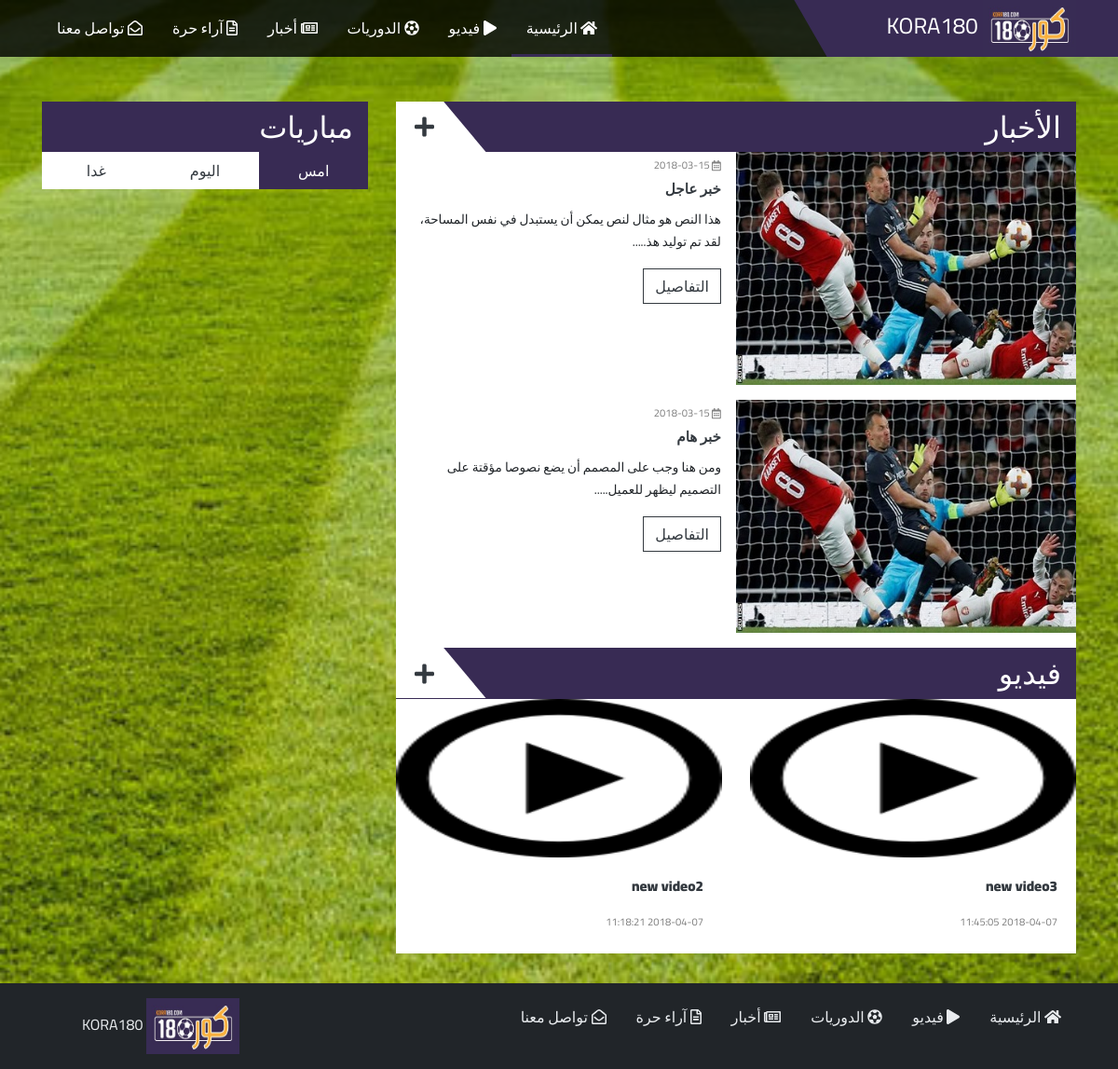
The page / on the database its author committed.
### tables this page shows
CREATE TABLE IF NOT EXISTS `news` (
  `news_id` int(10) UNSIGNED NOT NULL AUTO_INCREMENT,
  `title` varchar(100) NOT NULL,
  `publish_date` date NOT NULL,
  `img` varchar(40) NOT NULL,
  `details` text NOT NULL,
  PRIMARY KEY (`news_id`)
);

CREATE TABLE IF NOT EXISTS `videos` (
  `video_id` int(10) UNSIGNED NOT NULL AUTO_INCREMENT,
  `category_id` int(10) UNSIGNED NOT NULL,
  `video_title` varchar(150) NOT NULL,
  `video` varchar(255) NOT NULL,
  `video_date` datetime NOT NULL,
  PRIMARY KEY (`video_id`),
  UNIQUE KEY `video_title` (`video_title`),
  UNIQUE KEY `video` (`video`),
  KEY `category_id` (`category_id`)
);

### includes/query_function.php (called while the page is built, shortened)
<?php
function find_all_news($options=[]){
    global $db;
    $limit = $options['limit'] ?? false;
    $sql = "SELECT * FROM news ORDER BY publish_date DESC, news_id DESC ";
    if ($limit){
        $sql .= "LIMIT {$limit}";
    }
    $result = mysqli_query($db,$sql);
    return $result;
}
function find_all_videos($options=[]){
    global $db;
    $category_id = $options['category_id'] ?? false;
    $limit = $options['limit'] ?? false;
    $start = $options['start'] ?? false;
    $sql = "SELECT * FROM videos ";
    $sql.= "ORDER BY video_id DESC ";
    if ($limit){
        $sql .= "LIMIT {$limit}";
    }
    $result = mysqli_query($db,$sql);
    return $result;
}

### index.php (the view, shortened to what this page needs)
<?php
include ("includes/public_header.php");
?>
    <main class="mt-5">
      <div class="container">
        <div class="row">
          <div class="col-md-8">
            <section class="home-news bg-white">
              <div class="panel-title">
                <h2>الأخبار</h2>
                <a href="news.php" class="panel__more">
                  <i class="fas fa-plus"></i>
                </a>
              </div>
                <?php
                $news_set = find_all_news(['limit' =>2] );
                while($news = mysqli_fetch_assoc($news_set)) {
                    ?>
                    <article class="news">
                        <div class="row no-gutters">
                            <div class="col-md-6">
                                <a href="single-news.php?id=<?php echo htmlspecialchars(urlencode($news['news_id'])); ?>">
                                    <img class="card-img-top" src="adminpanel/img/news/<?php echo htmlspecialchars(urlencode($news['img'])); ?>" height="250px"
                                         alt="placeholder">
                                </a>
                            </div>
                            <div class="col-md-6 px-3">
                                <time class="news__date">
                                    <i class="far fa-calendar-alt"></i>
                                    <?php echo htmlspecialchars($news['publish_date']); ?>
                                </time>
                                <h3 class="news__title">
                                    <a href="#">
                                        <?php echo htmlspecialchars($news['title']); ?>
                                    </a>
                                </h3>
                                <p>
                                    <?php
                                    echo substr(htmlspecialchars($news['details']),0,120).".....";
                                    ?>
                                </p>
                                <a href="single-news.php?id=<?php echo htmlspecialchars(urlencode($news['news_id'])); ?>" class="btn btn-outline-dark">التفاصيل</a>
                            </div>
                        </div>
                    </article>
                    <?php
                }
                    ?>
            </section>
            <section class="home-videos bg-white">
              <div class="panel-title">
                <h2>فيديو</h2>
                <a href="video.php" class="panel__more">
                  <i class="fas fa-plus"></i>
                </a>
              </div>
              <div class="row">
                <?php
                $video_set = find_all_videos(['limit' =>2] );
                while($video = mysqli_fetch_assoc($video_set)) {
                    ?>
                    <div class="col-md-6">
                        <a href="single-video.php?id=<?php echo htmlspecialchars(urlencode($video['video_id'])); ?>">
                            <div class="card border-0">
                                <div class="position-relative">
                                    <img class="card-img-top" src="adminpanel/video/thumbnail/if_play-circle.png" height="170px"
                                         alt="placeholder">
                                </div>
                                <div class="card-body">
                                    <h4 class="card-title news__title"><?php echo htmlspecialchars($video['video_title']); ?></h4>
                                    <p class="card-text">
                                        <time class="news__date"><?php
                                            echo htmlspecialchars($video['video_date']); ?></time>
                                    </p>
                                </div>
                            </div>
                        </a>
                    </div>
                    <?php
                }
                    ?>
              </div>
            </section>
          </div>
            <?php
            include ('includes/matches_tabs.php');
            ?>
        </div>
      </div>
    </main>
<?php
include ("includes/public_footer.php");

### includes/public_header.php (shortened to what this page needs)
<!DOCTYPE html>
 <html dir="rtl" lang="ar" class="no-js">
<head>
    <link rel="stylesheet" href="./assets/css/main.css">
</head>
<body style="background-image: url(assets/img/bg.jpg)">
<header id="main-header">
    <div class="container">
        <div class="row">
            <div class="col-md-3 position-relative">
                <a href="index.php" class="logo">
                    <img src="./assets/img/kora.jpg" alt="kora" height="60px" width="100px"> KORA180
                </a>
            </div>
            <div class="col-md-9">
                <nav class="main-nav">
                    <ul class="nav p-0 justify-content-end flex-column flex-md-row">
                        <li class="nav-item active">
                            <a class="nav-link active" href="index.php">
                                <i class="fas fa-home"></i>
                                الرئيسية
                            </a>
                        </li>
                        <li class="nav-item">
                            <a class="nav-link" id="videos" href="video.php">
                                <i class="fas fa-play"></i>
                                فيديو
                            </a>
                        </li>
                        <li class="nav-item">
                            <a class="nav-link" id="leagues" href="league.php">
                                <i class="fas fa-futbol"></i>
                                الدوريات
                            </a>
                        </li>
                        <li class="nav-item">
                            <a class="nav-link" id="news" href="news.php">
                                <i class="far fa-newspaper"></i>
                                أخبار
                            </a>
                        </li>
                        <li class="nav-item">
                            <a class="nav-link" id="article" href="articles.php">
                                <i class="far fa-file-alt"></i>
                                آراء حرة
                            </a>
                        </li>
                        <li class="nav-item">
                            <a class="nav-link" id="contact" href="contact.php">
                                <i class="far fa-envelope-open"></i>
                                تواصل معنا
                            </a>
                        </li>
                    </ul>
                </nav>
            </div>
        </div>
    </div>
</header>

### includes/matches_tabs.php (shortened to what this page needs)
<div class="col-md-4">
    <aside>
        <div class="panel-title">
            <h2>مباريات</h2>
        </div>
        <section class="matches-panel bg-white">
            <div class="nav nav-pills nav-justified" id="matches" role="tablist" aria-orientation="vertical">
                <a class="nav-item nav-link active" id="yesterday-tab" data-toggle="pill" href="#yesterday" role="tab" aria-controls="v-pills-home"
                   aria-selected="true">
                    امس
                </a>
                <a class="nav-item nav-link" id="today-tab" data-toggle="pill" href="#today" role="tab" aria-controls="today" aria-selected="false">
                    اليوم
                </a>
                <a class="nav-item nav-link" id="tomorrow-tab" data-toggle="pill" href="#tomorrow" role="tab" aria-controls="tomorrow" aria-selected="false">
                    غدا
                </a>
            </div>
    </aside>
</div>

### includes/public_footer.php (shortened to what this page needs)
<footer id="main-footer">
    <div class="container">
        <div class="row">
            <div class="col-md-9">
                <nav class="footer-nav">
                    <ul class="nav p-0 flex-column flex-md-row">
                        <li class="nav-item active">
                            <a class="nav-link active" href="index.php">
                                <i class="fas fa-home"></i>
                                الرئيسية
                            </a>
                        </li>
                        <li class="nav-item">
                            <a class="nav-link" id="f_video" data-toggle="dropdown" aria-haspopup="true" aria-expanded="false" href="video.php">
                                <i class="fas fa-play"></i>
                                فيديو
                            </a>
                        </li>
                        <li class="nav-item">
                            <a class="nav-link" id="f_leagues" data-toggle="dropdown" aria-haspopup="true" aria-expanded="false" href="league.php">
                                <i class="fas fa-futbol"></i>
                                الدوريات
                            </a>
                        </li>
                        <li class="nav-item">
                            <a class="nav-link" id="f_news" data-toggle="dropdown" aria-haspopup="true" aria-expanded="false" href="news.php">
                                <i class="far fa-newspaper"></i>
                                أخبار
                            </a>
                        </li>
                        <li class="nav-item">
                            <a class="nav-link" id="f_articles" data-toggle="dropdown" aria-haspopup="true" aria-expanded="false" href="articles.php">
                                <i class="far fa-file-alt"></i>
                                آراء حرة
                            </a>
                        </li>
                        <li class="nav-item">
                            <a class="nav-link" id="f_contact" data-toggle="dropdown" aria-haspopup="true" aria-expanded="false" href="contact.php">
                                <i class="far fa-envelope-open"></i>
                                تواصل معنا
                            </a>
                        </li>
                    </ul>
                </nav>
            </div>
            <div class="col-md-3 text-center">
                <a href="index.php" id="logo">
                    <img src="./assets/img/kora.jpg" alt="kora" height="60px" width="100px"> KORA180
                </a>
            </div>
        </div>
    </div>
</footer>
</body>
</html>

### rows shown on the page
news: img (picture), publish_date "2018-03-15", title "خبر عاجل", details "هذا النص هو مثال لنص يمكن أن يستبدل في نفس المساحة، لقد تم توليد هذ"
news: img (picture), publish_date "2018-03-15", title "خبر هام", details "ومن هنا وجب على المصمم أن يضع نصوصا مؤقتة على التصميم ليظهر للعميل"
videos: video_title "new video3", video_date "2018-04-07 11:45:05"
videos: video_title "new video2", video_date "2018-04-07 11:18:21"
